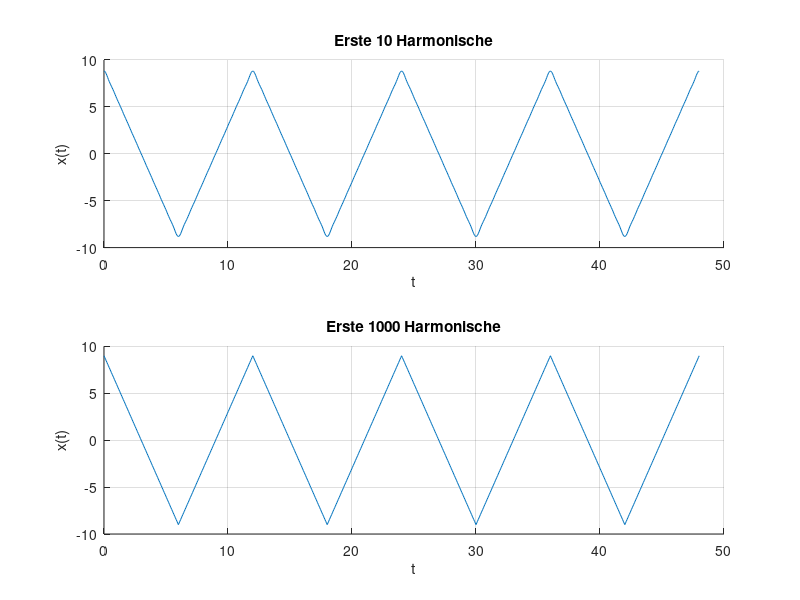

Reproduce this figure in MATLAB.
clear
close all
clc 

% Always begin your matlab scripts with the commands above
  A = 9;
  T0 = 12;
  f0 = 1/T0;
  fs = 200;
  t = [0:T0/fs:4*T0];
  ft = zeros();
  for n = 1:10
    ft = ft + cos(2*pi*(2*n-1)*f0*t)/((2*n-1)^2);
  end
  ft = ft * 8*A/(pi^2); 


  figure('name', 'UE1 3b');
  subplot(211); hold on; grid on;
  title('Erste 10 Harmonische');
  plot(t, ft);
  xlabel('t');
  ylabel('x(t)');

  ft = 0;
  for k = 1:1000
    ft = ft + cos(2*pi*(2*k-1)*f0*t)/((2*k-1)^2);
  end
  ft = ft * 8*A/(pi^2);
  subplot(212); hold on; grid on;
  title('Erste 1000 Harmonische');
  plot(t, ft);
  xlabel('t');
  ylabel('x(t)');

  print('1_3.eps')
  
